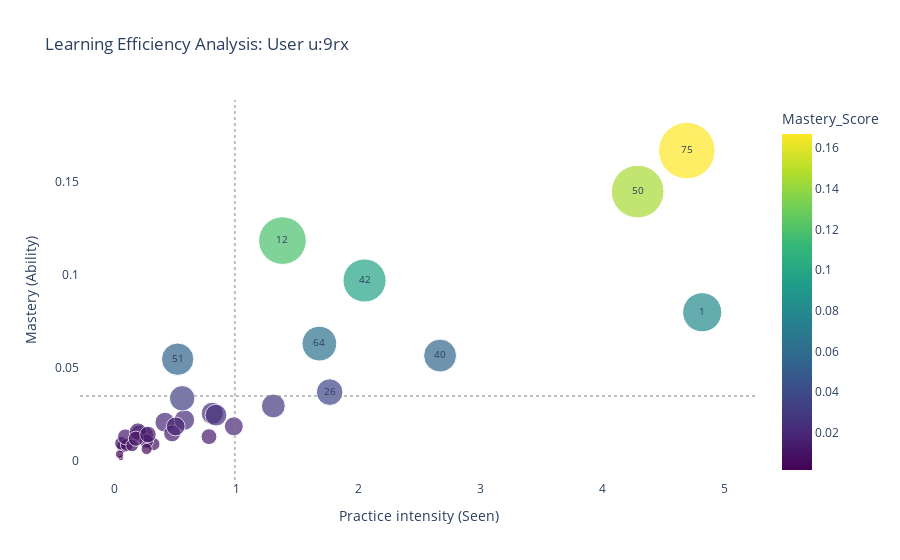

Notebook cell for this chart:
### Markdown cell above
### User fingerprint bubble image

### Code cell
def plot_bubbles(df, target_user_id):
    cols_ab = [col for col in df.columns if '_ability' in col]
    user_row = df[df['user_id'] == target_user_id]
    if user_row.empty: return
    
    data = []
    for col in cols_ab:
        cluster_full_name = col.replace('_ability', '')
        cluster_id = re.search(r'\d+', cluster_full_name).group()
        ability = user_row[f'{cluster_full_name}_ability'].values[0]
        seen = user_row[f'{cluster_full_name}_seen'].values[0]
        
        if seen > 0:
            data.append({
                'Cluster_Num': cluster_id,
                'Practice_Intensity': seen,
                'Mastery_Score': ability,
                'Weight': ability * 100 
            })
    
    plot_df = pd.DataFrame(data)
    
    mean_seen = plot_df['Practice_Intensity'].mean()
    mean_ability = plot_df['Mastery_Score'].mean()
    
    def label_filter(row):
        is_outlier = (row['Practice_Intensity'] > mean_seen * 1.5) or \
                     (row['Mastery_Score'] > mean_ability * 1.5) or \
                     (row['Practice_Intensity'] > mean_seen and row['Mastery_Score'] < mean_ability * 0.5)
        return row['Cluster_Num'] if is_outlier else ""

    plot_df['Display_Label'] = plot_df.apply(label_filter, axis=1)

    fig = px.scatter(plot_df, 
                     x="Practice_Intensity", 
                     y="Mastery_Score",
                     size="Weight", 
                     color="Mastery_Score",
                     hover_name="Cluster_Num", 
                     text="Display_Label",    
                     size_max=40,
                     color_continuous_scale=px.colors.sequential.Viridis,
                     title=f"Learning Efficiency Analysis: User {target_user_id}")

    fig.update_traces(textposition='middle center', textfont_size=10)
    fig.add_hline(y=mean_ability, line_dash="dot", line_color="gray", opacity=0.5)
    fig.add_vline(x=mean_seen, line_dash="dot", line_color="gray", opacity=0.5)

    fig.update_layout(
        xaxis_title="Practice intensity (Seen)", 
        yaxis_title="Mastery (Ability)",
        plot_bgcolor='white'
    )
    fig.show()

plot_bubbles(df, 'u:9rx')

### Figure 1 — Plotly figure (JSON) as saved in the notebook; plotly's stock layout.template omitted (floating-point values rounded to 4 significant figures)
{"data": [{"hovertemplate": "<b>%{hovertext}</b><br><br>Practice_Intensity=%{x}<br>Mastery_Score=%{marker.color}<br>Weight=%{marker.size}<br>Display_Label=%{text}<extra></extra>", "hovertext": ["12", "13", "16", "1", "21", "26", "32", "37", "40", "42", "43", "45", "46", "48", "50", "51", "54", "55", "58", "63", "64", "66", "67", "69", "70", "72", "73", "74", "75", "76", "78", "80", "8", "9"], "legendgroup": "", "marker": {"color": [0.1186, 0.007596, 0.01485, 0.08003, 0.009554, 0.03706, 0.008647, 0.02085, 0.05672, 0.09715, 0.01303, 0.02962, 0.01417, 0.0131, 0.145, 0.0548, 0.02208, 0.02566, 0.02469, 0.01867, 0.06318, 0.01486, 0.0186, 0.009074, 0.01584, 0.008421, 0.001735, 0.01073, 0.167, 0.006492, 0.003619, 0.012, 0.01428, 0.03374], "coloraxis": "coloraxis", "size": [11.86, 0.7596, 1.485, 8.003, 0.9554, 3.706, 0.8647, 2.085, 5.672, 9.715, 1.303, 2.962, 1.417, 1.31, 14.5, 5.48, 2.208, 2.566, 2.469, 1.867, 6.318, 1.486, 1.86, 0.9074, 1.584, 0.8421, 0.1735, 1.073, 16.7, 0.6492, 0.3619, 1.2, 1.428, 3.374], "sizemode": "area", "sizeref": 0.01044, "symbol": "circle"}, "mode": "markers+text", "name": "", "orientation": "v", "showlegend": false, "text": ["12", "", "", "1", "", "26", "", "", "40", "42", "", "", "", "", "50", "51", "", "", "", "", "64", "", "", "", "", "", "", "", "75", "", "", "", "", ""], "textfont": {"size": 10}, "textposition": "middle center", "type": "scatter", "x": [1.375, 0.06452, 0.2, 4.815, 0.05556, 1.762, 0.1, 0.4118, 2.667, 2.048, 0.08824, 1.3, 0.25, 0.7727, 4.286, 0.5161, 0.5714, 0.8, 0.8302, 0.9762, 1.677, 0.4706, 0.5, 0.3172, 0.1905, 0.1429, 0.05, 0.26, 4.689, 0.2619, 0.04, 0.1739, 0.2727, 0.5532], "xaxis": "x", "y": [0.1186, 0.007596, 0.01485, 0.08003, 0.009554, 0.03706, 0.008647, 0.02085, 0.05672, 0.09715, 0.01303, 0.02962, 0.01417, 0.0131, 0.145, 0.0548, 0.02208, 0.02566, 0.02469, 0.01867, 0.06318, 0.01486, 0.0186, 0.009074, 0.01584, 0.008421, 0.001735, 0.01073, 0.167, 0.006492, 0.003619, 0.012, 0.01428, 0.03374], "yaxis": "y"}], "layout": {"coloraxis": {"colorbar": {"title": {"text": "Mastery_Score"}}, "colorscale": [[0, "#440154"], [0.1111, "#482878"], [0.2222, "#3e4989"], [0.3333, "#31688e"], [0.4444, "#26828e"], [0.5556, "#1f9e89"], [0.6667, "#35b779"], [0.7778, "#6ece58"], [0.8889, "#b5de2b"], [1, "#fde725"]]}, "legend": {"itemsizing": "constant", "tracegroupgap": 0}, "plot_bgcolor": "white", "shapes": [{"line": {"color": "gray", "dash": "dot"}, "opacity": 0.5, "type": "line", "x0": 0, "x1": 1, "xref": "x domain", "y0": 0.03504, "y1": 0.03504, "yref": "y"}, {"line": {"color": "gray", "dash": "dot"}, "opacity": 0.5, "type": "line", "x0": 0.9849, "x1": 0.9849, "xref": "x", "y0": 0, "y1": 1, "yref": "y domain"}], "title": {"text": "Learning Efficiency Analysis: User u:9rx"}, "xaxis": {"anchor": "y", "domain": [0, 1], "title": {"text": "Practice intensity (Seen)"}}, "yaxis": {"anchor": "x", "domain": [0, 1], "title": {"text": "Mastery (Ability)"}}}}
